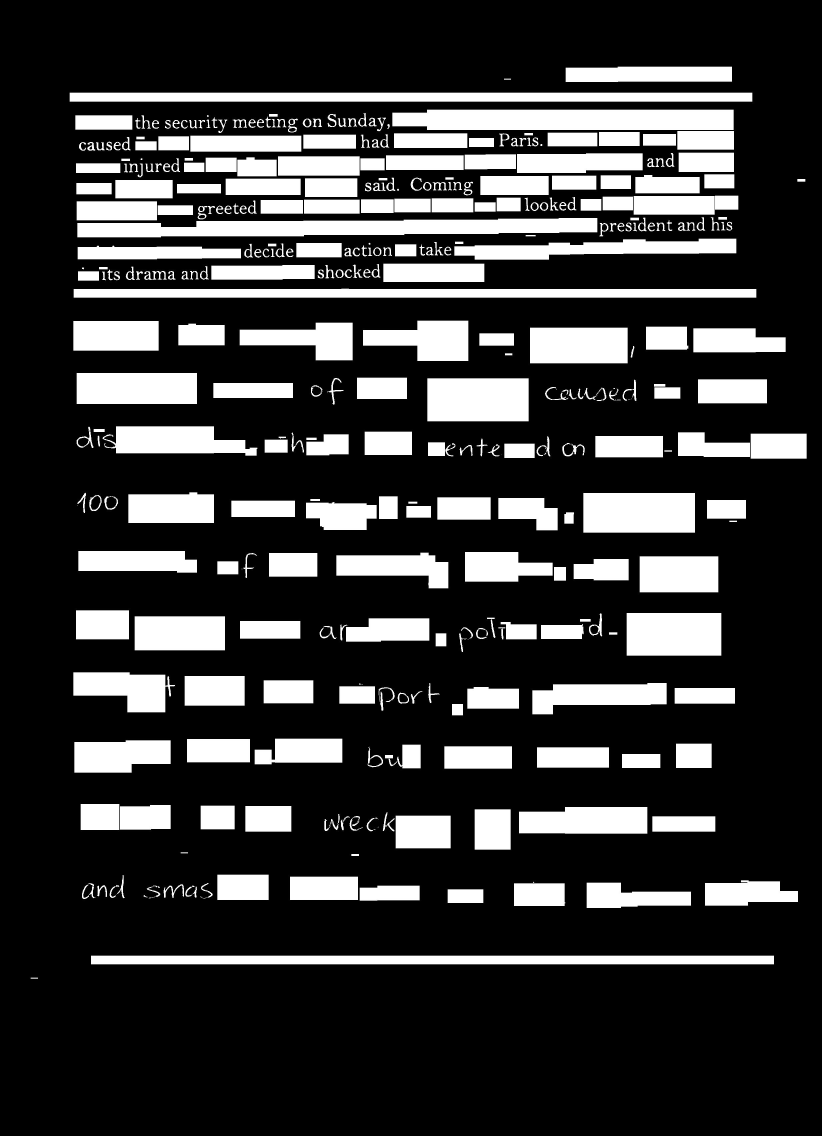
#> input picture showcase_image.jpg, 2464 x 3408 px (shown at 1/3 size); its folder holds only this picture in this run
$ python -i functions.py   (imports and definitions only)   (older library calls are emulated)
#> lines starting #> are read from the running program, lines starting #| are printed output that depends on the picture; after the words box and inside, x2 and y2 are one past the last pixel; in counts of white or black regions, pixels touching at a corner belong together
#> further down, picture is the input picture: shape (3408, 2464); min 0, max 255, mean 55.5
import glob

import numpy as np
import argparse
import cv2
import matplotlib.pyplot as plt
from matplotlib.pyplot import bar
from skimage.filters import median
from skimage.morphology import binary_erosion, binary_dilation, binary_closing, binary_opening, thin
from skimage.exposure import histogram
import skimage
from skimage.draw import rectangle, rectangle_perimeter
import math
import cv2
import numpy as np
from skimage.measure import find_contours
from statistics import mode
from scipy.signal import find_peaks
from skimage.filters import median, gaussian, threshold_otsu

from skimage.color import rgb2gray, rgb2hsv, rgba2rgb
import matplotlib.pyplot as plt
import numpy as np
from skimage.feature import canny, match_template
from skimage.filters import threshold_otsu, threshold_sauvola, threshold_local, threshold_niblack
from skimage.transform import hough_line, hough_line_peaks
from skimage.util import random_noise
from skimage.measure import find_contours
from skimage.draw import rectangle, rectangle_perimeter
import numpy as np
import skimage.io as io
import matplotlib.pyplot as plt
import matplotlib.patches as mpatch
from matplotlib.pyplot import bar
from matplotlib import cm
from matplotlib.ticker import LinearLocator, FormatStrFormatter
import math as m
import numpy as np
from skimage.color import rgb2gray, rgb2hsv
from scipy import fftpack
from scipy.signal import convolve2d
from skimage.util import random_noise
from skimage.filters import median, gaussian, threshold_otsu
from skimage.filters import roberts, sobel, sobel_h, scharr
from skimage.exposure import rescale_intensity, equalize_hist
from skimage.morphology import binary_erosion, binary_dilation, binary_closing, binary_opening, skeletonize, thin
from skimage import img_as_ubyte
from skimage.io import imread, imshow
from skimage.filters import gaussian, threshold_otsu
from skimage.feature import canny
from skimage.transform import probabilistic_hough_line, rotate
import skimage.io as io
import os
from skimage import segmentation

import matplotlib.patches as mpatch


# [216 lines left out: functions adjust_rotation, deskew, show_images, binarizeImage, closer, lineSegmenter and 4 more, not called in this run]


# minr, minc, maxr, maxc
def horizontalBox(box):
    # print("horizontal yasta:", ((box[3] - box[1]) / (box[2] - box[0])) > 0.9)
    return ((box[3] - box[1]) / (box[2] - box[0])) > 0.9


# LINEWORD = TRUE MEANS SEGMENTING LINE, LINEWORD = FASLE MEANS SEGMENTING WORDS
# [36 lines left out: function segmentBoxesInImage, not called in this run]


def showHist2(histogramImg):
    plt.figure()
    bar(histogramImg[1] * 255, histogramImg[0], width=0.8, align='center')


# [24 lines left out: functions showHist, ShowHorizontalProjections, not called in this run]


def deskew(gray):
    # image = imread( filename, as_grey=True)
    # threshold to get rid of extraneous noise
    image = gray.copy()
    # OTSU
    # thresh = threshold_otsu(image)
    # SAUVOLA
    thresh = threshold_otsu(image)
#> thresh = 51
    # [8 lines of commented-out code are left out]
    normalize = image > thresh
#> normalize: shape (3408, 2464) bool; 21.7% white; 385 white regions (32 under 20 px), largest, box (x1, y1, x2, y2) and area: (232, 654, 1792, 712) 66477, (1177, 329, 2201, 390) 60384, (209, 278, 2257, 305) 55296
    # show_images([normalize], ["binary"])
    # gaussian blur
    blur = gaussian(normalize, 3)

    # canny edges in scikit-image
    edges = canny(blur)
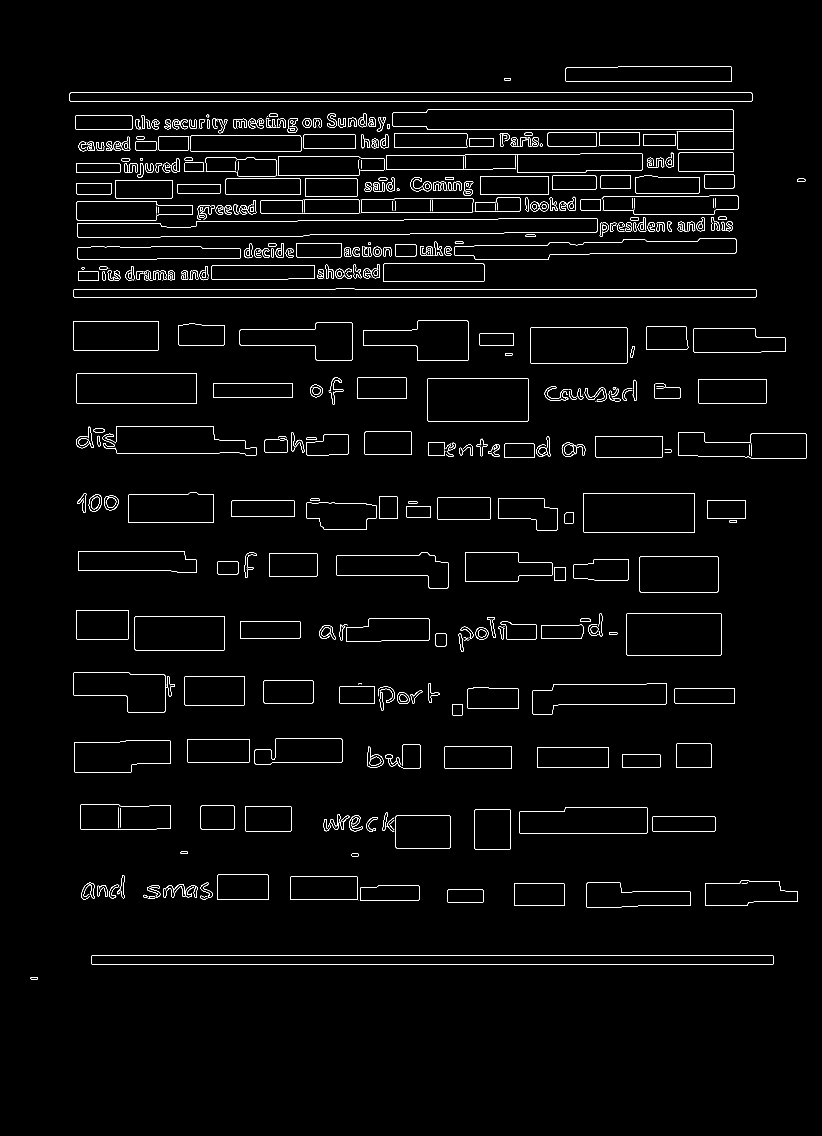
#> edges: shape (3408, 2464) bool (shown at 1/3 size); 1.3% white in thin lines or dots, all inside (x1, y1, x2, y2) = (92, 200, 2420, 2938)

    # hough lines
    hough_lines = probabilistic_hough_line(edges)
#> hough_lines = 914 items

    # hough lines returns a list of points, in the form ((x1, y1), (x2, y2))
    # representing line segments. the first step is to calculate the slopes of
    # these lines from their paired point values
    slopes = [(y2 - y1) / (x2 - x1) if (x2 - x1) else 9999 for (x1, y1), (x2, y2) in hough_lines]
#> slopes = 914 values, max 9999 at index 105, min -66 at index 757, mean 941.4

    # it just so happens that this slope is also y where y = tan(theta), the angle
    # in a circle by which the line is offset
    rad_angles = [np.arctan(x) for x in slopes]
#> rad_angles = 914 values, max 1.57 at index 105, min -1.56 at index 757, mean 0.176

    # and we change to degrees for the rotation
    deg_angles = [np.degrees(x) for x in rad_angles]
#> deg_angles = 914 values, max 89.99 at index 105, min -89.13 at index 757, mean 10.08

    # which of these degree values is most common?
    histo = np.histogram(deg_angles, bins=180)

    # correcting for 'sideways' alignments
    rotation_angle = histo[1][np.argmax(histo[0])]
#> rotation_angle = -0.564
    rotation_angle = int(rotation_angle)
#> rotation_angle = 0
    print(rotation_angle)
#| 0
    '''
    if rotation_angle > 45:
        rotation_number = -(90 - rotation_angle)
    elif rotation_angle < -45:
        rotation_number = 90 - abs(rotation_angle)
    '''
    # show_images([gray,normalize,edges], ["gray", "bin", "edges"])
    rotated = rotate((np.logical_not(normalize)), rotation_angle, resize=True,
                     mode='constant', cval=0).astype(np.uint8)
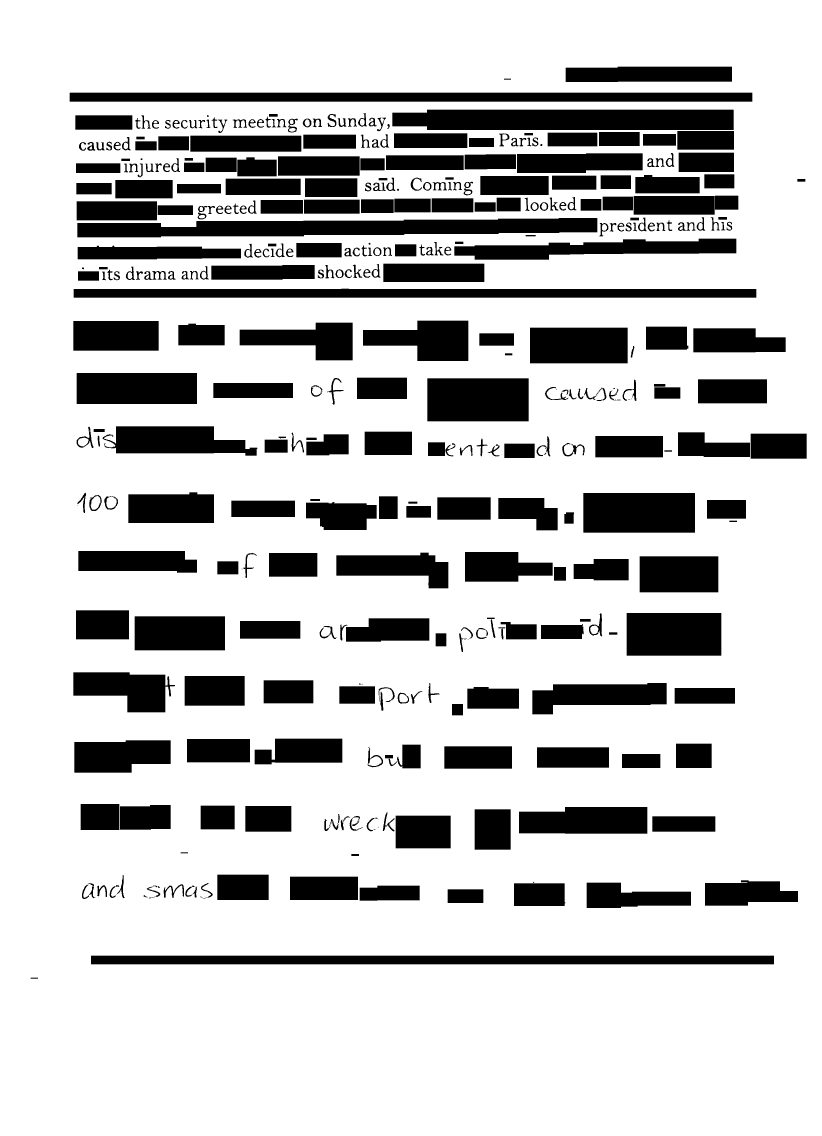
#> rotated: shape (3408, 2464) (shown at 1/3 size); values 0 (black) and 1 (white), 78.3% white; 385 black regions (32 under 20 px), largest, box (x1, y1, x2, y2) and area: (232, 654, 1792, 712) 66477, (1177, 329, 2201, 390) 60384, (209, 278, 2257, 305) 55296
    # show_images([gray])
    gray = rotate(gray, rotation_angle, resize=True, mode='constant', cval=255)
    return rotated, gray


# [155 lines left out: functions segmentImages, get_references, linesComponents, theCase, wordsComponents, caculateBlackArea, not called in this run]


def blobArea(blobimg):
    return len(blobimg == 0)


# [40 lines left out: functions splitFile, readPipeline, not called in this run]

>>> import cv2
>>> picture = cv2.imread('showcase_image.jpg', cv2.IMREAD_GRAYSCALE)
>>> result = deskew(picture)
